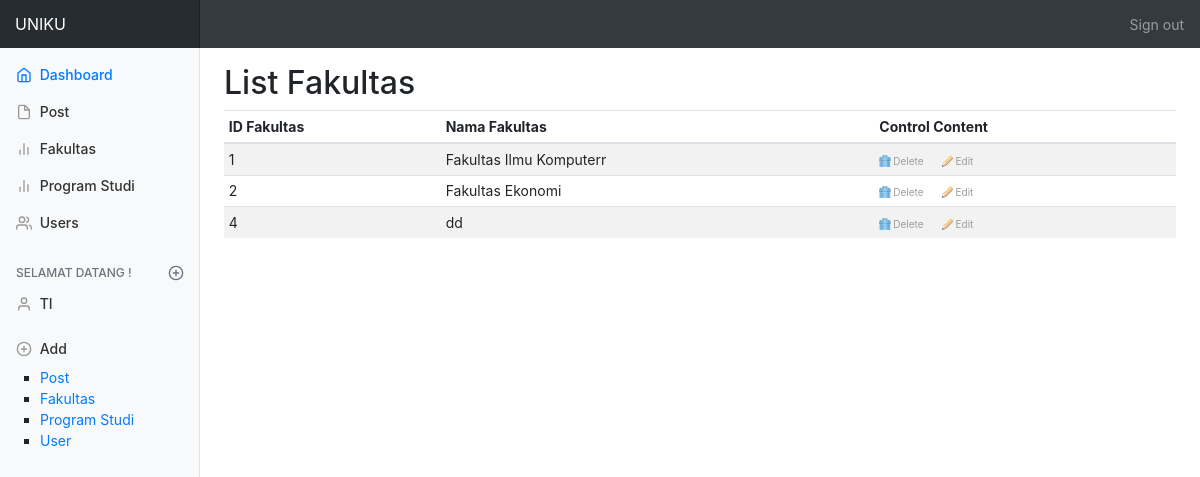
Screenshot of /fakultas.php (signed in) with the database file from the repository.
### tables this page shows
CREATE TABLE `tbl_fakultas1` (
  `id_fakultas` int(2) NOT NULL,
  `nama_fakultas` varchar(255) NOT NULL
);

### lib/database.php (called while the page is built, shortened)
<?php
class Database{
  public $host = DB_HOST;
  public $user = DB_USER;
  public $pass = DB_PASS;
  public $name = DB_NAME;
  public $link;
  public function connectDB()
  {
    $this->link = new mysqli($this->host, $this->user, $this->pass, $this->name);
  }
  public function select($query)
  {
    $result = $this->link->query($query) or
    die ($this->link->error.__LINE__);
    if ($result->num_rows > 0) {
        return $result;
    } else {
      return false;
    }
  }
}
 ?>

### controller/control_fakultas.php (called while the page is built, shortened)
<?php
include_once 'lib/database.php';
class ControlFakultas
{
	private $database;
	public function __construct()
	{
		$this->database = new Database();
	}
	public function getAllFakultas()
	{
		$query = "SELECT * FROM tbl_fakultas1 ";
		$result = $this->database->select($query);
		return $result;
	}
}
 ?>

### fakultas.php (the view, shortened to what this page needs)
<!DOCTYPE html>
<html>
<head>
</head>
<body>
  <?php
  		include_once 'controller/control_fakultas.php';
      include_once 'view/header.php';
  		$fakultas = new ControlFakultas();
  ?>
  <h2>List Fakultas</h2>
  <div class="table-responsive">
    <table class="table table-striped table-sm"  id="table_id">
      <thead>
        <tr>
          <th>ID Fakultas</th>
          <th>Nama Fakultas</th>
          <th>Control Content</th>
        </tr>
      </thead>
      <tbody>
        <?php
					$getFakultas = $fakultas->getAllFakultas();
						if ($getFakultas)
						{
							while ($result = $getFakultas->fetch_assoc())
						{
				?>
        <tr>
          <td><?php echo $result['id_fakultas'] ; ?></td>
          <td><?php echo $result['nama_fakultas']; ?></td>
          <td><a href="fakultas_delete.php?id_fakultas=<?php echo $result['id_fakultas'] ?>" onclick="return konfirmasi()" class="ico del">Delete</a>
										<a href="fakultas_edit.php?id_fakultas=<?php echo $result['id_fakultas'] ?>" class="ico edit">Edit</a>
              </td>
        </tr>
        <?php
          }
        }
       ?>
      </tbody>
    </table>
  </div>
</main>
</div>
</div>
</body>
</html>

### asset/dashboard.css (style rules this page uses)
body { font-size: .875rem; }
a.ico { color:#9d9c9a; font-size:10px; text-decoration: none; padding:0 0 0 14px; background-repeat:no-repeat; background-position:0 0; }
a.del { background-image:url(images/del.gif) }
a.edit { background-image:url(images/edit.gif); margin-left:14px; }

### rows the page displays
tbl_fakultas1: id_fakultas "1", nama_fakultas "Fakultas Ilmu Komputerr"
tbl_fakultas1: id_fakultas "2", nama_fakultas "Fakultas Ekonomi"
tbl_fakultas1: id_fakultas "4", nama_fakultas "dd"

### other values shown
$nameLog "TI"
